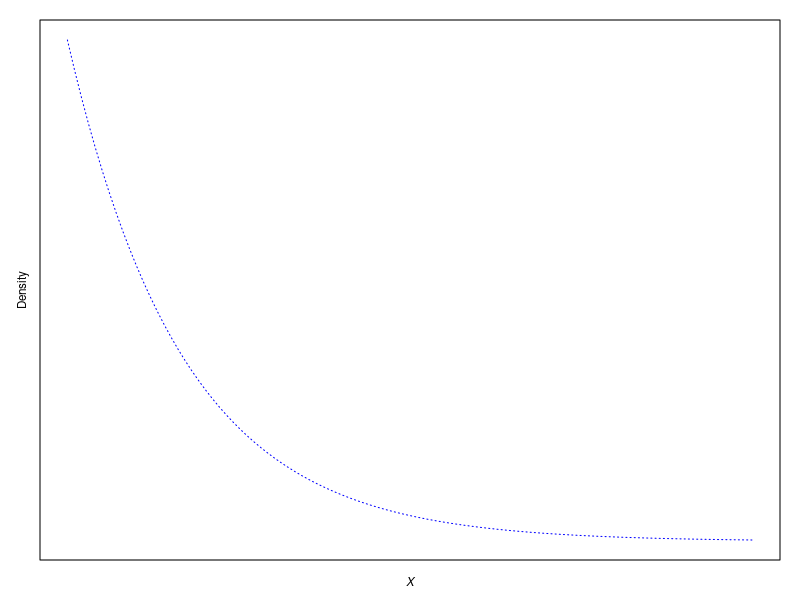
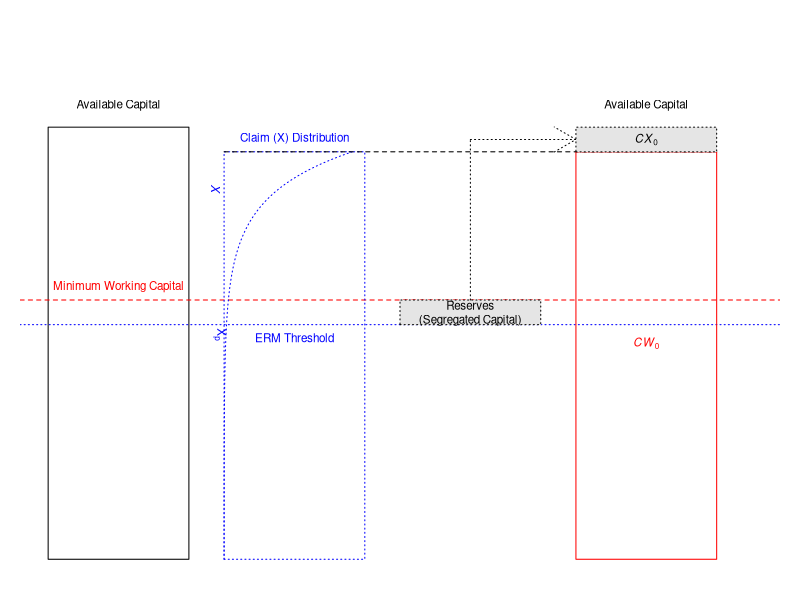

R code for these plots, in order:
## ---- chunk 1
    par(mar = c(2, 2, 1, 1))
    rate <- 6
    dens <- 100
    d_x <- seq(from = 0, to = rate, length.out = dens)
    d_y <- dexp(1:dens / dens, rate = rate) / rate

    plot(x = d_x, y = d_y,  type = 'l', col = 'blue', lty = 'dotted', axes = FALSE,
      xlab = '', ylab = '')
    box()
    mtext(text = expression(italic(X)), side = 1, line = 0.5, cex = 0.7)
    mtext(text = 'Density', side = 2, line = 0.5, cex = 0.7)
## ---- chunk 2
par(mar = c(1, 1, 1, 1))

scale <- 10

center <- 1
plot(x = 1, y = 1, type = 'n', xlim = c(0.9, 1.9),
  bty = 'n', axes = FALSE, ylim = c(0, 1.2 * scale), ylab = '', xlab = '')
rect(xleft = center - 0.1, ybottom = 0, xright = center + 0.1, ytop = scale)
#text(x = center, y = 3, label = 'Working Capital', cex = 0.7)
text(x = center, y = 1.05 * scale, label = 'Available Capital', cex = 0.7)

# Minimum working capital -----
c_m <- 0.6 * scale
text(x = center, y = c_m, label = 'Minimum Working Capital', col = 'red' , 
  pos = 3, cex = 0.7, adj = 0)
abline(h = c_m, col = 'red', lty = 'dashed')


# Plot loss RV rotate ----
center <- 1.25

dens <- 100
dens_width <- 0.2
dens_left <- center - dens_width / 2

rate <- 9.430859 #Start at rate <- scale and iterate (see base_case.R)
d_x <- seq(from = rate, to = 0, length.out = dens)
rate <- scale - (c_m - d_x[43])

d_x <- seq(from = rate, to = 0, length.out = dens)
d_y <- dexp(1:dens / dens, rate = rate) / rate * dens_width + dens_left

points(y = d_x, x = d_y,  type = 'l', col = 'blue', lty = 'dotted')

text(x = center, y = d_x[43], label = 'ERM Threshold', col = 'blue' , 
  pos = 1, cex = 0.7, lty = 'dashed')

text(x = dens_left, y = .90 * rate, pos = 2, label = expression(italic(X)), srt = 270, col = 'blue', cex = 0.7, adj = c(0, 0))

text(x = dens_left, y = d_x[43], pos = 1, label = expression(X[`p`]), srt = 270, col = 'blue', cex = 0.7, adj = c(0, 0))


abline(h = d_x[43], col = 'blue', lty = 'dotted')

rect(xleft = dens_left, xright = dens_left + dens_width, ybottom = 0, 
  ytop = rate, border = 'blue', lty = 'dotted')

text(x = dens_left + dens_width / 2, y = rate, 
  label = 'Claim (X) Distribution', cex = 0.7, col = 'blue', pos = 3)

# scale equivalence
lines(x = c(1.15, 1.85), y = c(rate, rate), lty = 'dashed')


# reserve -----
center <- 1.50
res_left <- 1.50 - .1
rect(ybottom = d_x[43], ytop = c_m, xleft = res_left, xright = res_left + 
    dens_width, col = 'grey90', lty = 'dotted')

text(x = mean(c(res_left, res_left + dens_width)), y = mean(c(d_x[43], c_m)), 
  label = 'Reserves\n(Segregated Capital)', cex = 0.7)

arrow_bend_y <- mean(c(scale, scale - (c_m - d_x[43])))

lines(x = rep(
  mean(c(res_left, res_left + dens_width)), 
  times = 2), 
  y = c(c_m, arrow_bend_y), lty = 'dotted')

arrows(x0 = center, y0 = arrow_bend_y, 
  x1 = center + 0.15, lty = 'dotted')

# Allocated Capital ----

center <- 1.75

rect(xleft = center - 0.1, ybottom = 0, xright = center + 0.1, 
  ytop = scale - (c_m - d_x[43]), border = 'red')

rect(xleft = center - 0.1, ybottom = scale - (c_m - d_x[43]), 
  xright = center + 0.1, ytop = scale , col = 'grey90', lty = 'dotted')

text(x = center, y = mean(
  c(scale, 
    scale - (c_m - d_x[43])
  )), 
  label = expression(italic(CX)[`0`]), cex = 0.7)

text(x = center, y = 5, label = expression(italic(CW)[`0`]), cex = 0.7, col = 'red')

text(x = center, y = 1.05 * scale, label = 'Available Capital', cex = 0.7)

#'Working Capital'
